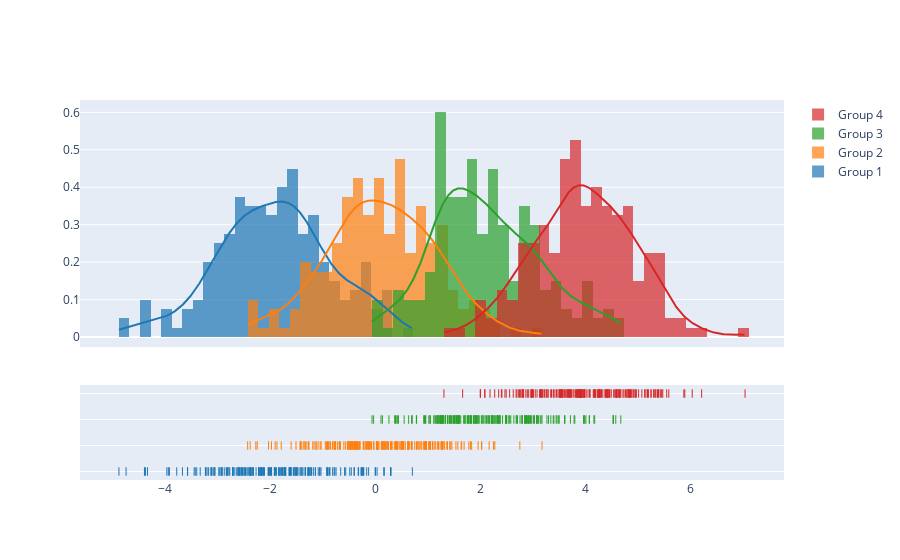

Notebook source saved alongside this figure:
### Code cell
import plotly.figure_factory as ff

# Add histogram data
x1 = np.random.randn(200) - 2
x2 = np.random.randn(200)
x3 = np.random.randn(200) + 2
x4 = np.random.randn(200) + 4

# Group data together
hist_data = [x1, x2, x3, x4]

group_labels = ['Group 1', 'Group 2', 'Group 3', 'Group 4']

# Create distplot with custom bin_size
fig = ff.create_distplot(hist_data, group_labels, bin_size=.2)
fig.show()

### Figure 1 — Plotly figure (JSON) as saved in the notebook; plotly's stock layout.template omitted (floating-point values rounded to 4 significant figures; data arrays with more than 128 entries replaced by an {"elided": "..."} marker saying what was removed)
{"data": [{"autobinx": false, "histnorm": "probability density", "legendgroup": "Group 1", "marker": {"color": "rgb(31, 119, 180)"}, "name": "Group 1", "opacity": 0.7, "type": "histogram", "x": {"elided": "200 float values"}, "xaxis": "x", "xbins": {"end": 0.705, "size": 0.2, "start": -4.874}, "yaxis": "y"}, {"autobinx": false, "histnorm": "probability density", "legendgroup": "Group 2", "marker": {"color": "rgb(255, 127, 14)"}, "name": "Group 2", "opacity": 0.7, "type": "histogram", "x": {"elided": "200 float values"}, "xaxis": "x", "xbins": {"end": 3.17, "size": 0.2, "start": -2.427}, "yaxis": "y"}, {"autobinx": false, "histnorm": "probability density", "legendgroup": "Group 3", "marker": {"color": "rgb(44, 160, 44)"}, "name": "Group 3", "opacity": 0.7, "type": "histogram", "x": {"elided": "200 float values"}, "xaxis": "x", "xbins": {"end": 4.668, "size": 0.2, "start": -0.06235}, "yaxis": "y"}, {"autobinx": false, "histnorm": "probability density", "legendgroup": "Group 4", "marker": {"color": "rgb(214, 39, 40)"}, "name": "Group 4", "opacity": 0.7, "type": "histogram", "x": {"elided": "200 float values"}, "xaxis": "x", "xbins": {"end": 7.03, "size": 0.2, "start": 1.305}, "yaxis": "y"}, {"legendgroup": "Group 1", "marker": {"color": "rgb(31, 119, 180)"}, "mode": "lines", "name": "Group 1", "showlegend": false, "type": "scatter", "x": {"elided": "500 float values"}, "xaxis": "x", "y": {"elided": "500 float values"}, "yaxis": "y"}, {"legendgroup": "Group 2", "marker": {"color": "rgb(255, 127, 14)"}, "mode": "lines", "name": "Group 2", "showlegend": false, "type": "scatter", "x": {"elided": "500 float values"}, "xaxis": "x", "y": {"elided": "500 float values"}, "yaxis": "y"}, {"legendgroup": "Group 3", "marker": {"color": "rgb(44, 160, 44)"}, "mode": "lines", "name": "Group 3", "showlegend": false, "type": "scatter", "x": {"elided": "500 float values"}, "xaxis": "x", "y": {"elided": "500 float values"}, "yaxis": "y"}, {"legendgroup": "Group 4", "marker": {"color": "rgb(214, 39, 40)"}, "mode": "lines", "name": "Group 4", "showlegend": false, "type": "scatter", "x": {"elided": "500 float values"}, "xaxis": "x", "y": {"elided": "500 float values"}, "yaxis": "y"}, {"legendgroup": "Group 1", "marker": {"color": "rgb(31, 119, 180)", "symbol": "line-ns-open"}, "mode": "markers", "name": "Group 1", "showlegend": false, "type": "scatter", "x": {"elided": "200 float values"}, "xaxis": "x", "y": {"elided": "200 str values"}, "yaxis": "y2"}, {"legendgroup": "Group 2", "marker": {"color": "rgb(255, 127, 14)", "symbol": "line-ns-open"}, "mode": "markers", "name": "Group 2", "showlegend": false, "type": "scatter", "x": {"elided": "200 float values"}, "xaxis": "x", "y": {"elided": "200 str values"}, "yaxis": "y2"}, {"legendgroup": "Group 3", "marker": {"color": "rgb(44, 160, 44)", "symbol": "line-ns-open"}, "mode": "markers", "name": "Group 3", "showlegend": false, "type": "scatter", "x": {"elided": "200 float values"}, "xaxis": "x", "y": {"elided": "200 str values"}, "yaxis": "y2"}, {"legendgroup": "Group 4", "marker": {"color": "rgb(214, 39, 40)", "symbol": "line-ns-open"}, "mode": "markers", "name": "Group 4", "showlegend": false, "type": "scatter", "x": {"elided": "200 float values"}, "xaxis": "x", "y": {"elided": "200 str values"}, "yaxis": "y2"}], "layout": {"barmode": "overlay", "hovermode": "closest", "legend": {"traceorder": "reversed"}, "xaxis": {"anchor": "y2", "domain": [0.0, 1.0], "zeroline": false}, "yaxis": {"anchor": "free", "domain": [0.35, 1], "position": 0.0}, "yaxis2": {"anchor": "x", "domain": [0, 0.25], "dtick": 1, "showticklabels": false}}}
